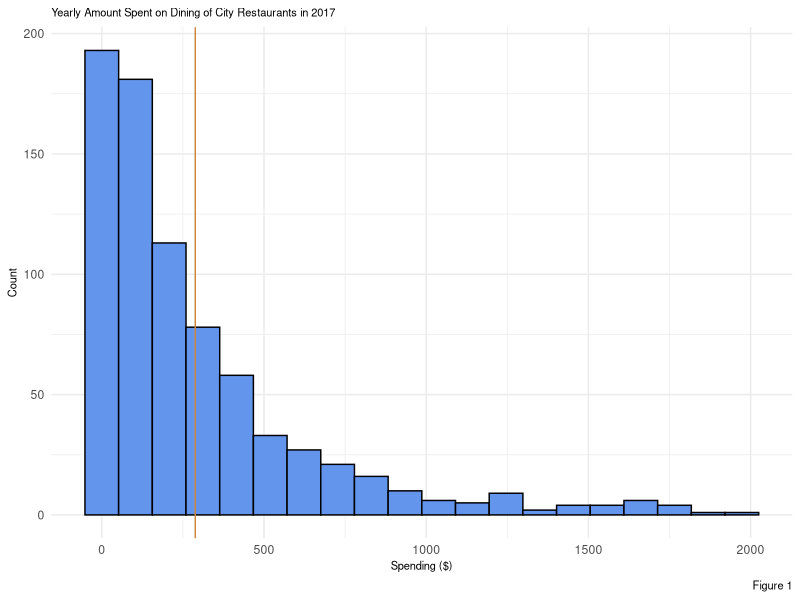
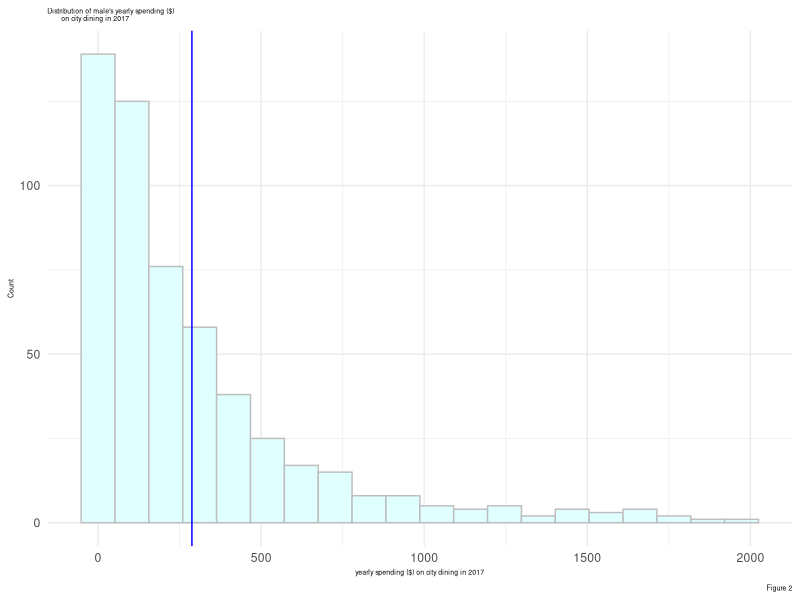
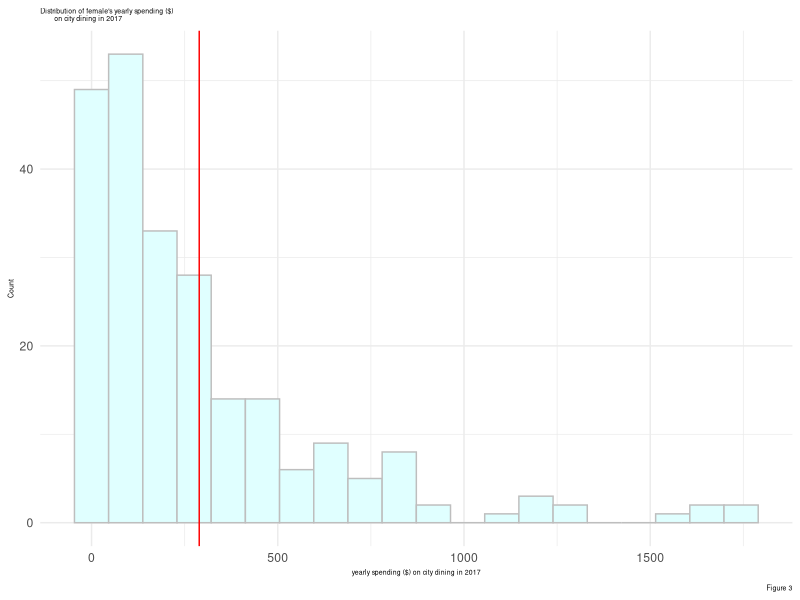
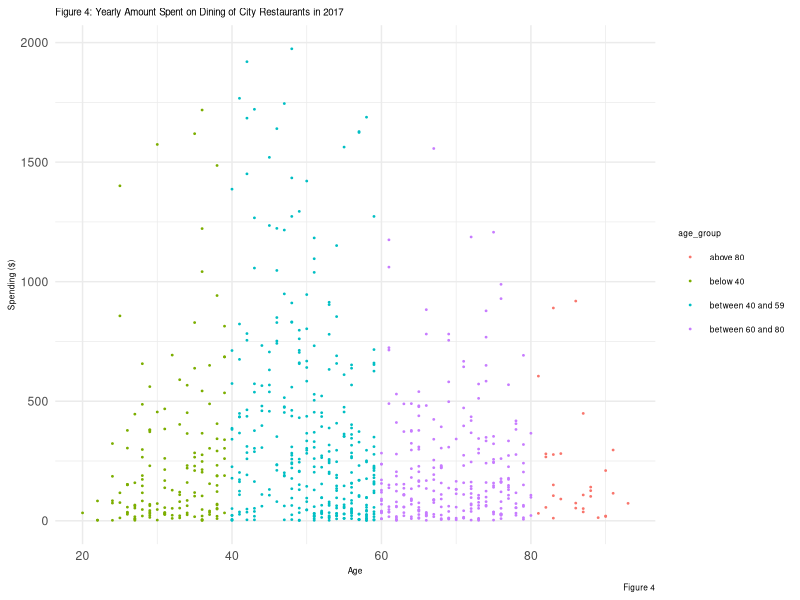

Reproduce these figures in R, in order.
## ---- chunk 1
# echo=FALSE will stop the code chunk from appearing in the knit document
# warning=FALSE and message=FALSE will stop R messages from appearing in the knit document
library(tidyverse)

# here is the data for this project
RCYC <- read_csv("STA130_project_data.csv")

# see the project information page for more information: 
# https://q.utoronto.ca/courses/206597/pages/project-overview-2?module_item_id=2274626
## ---- chunk 2
# data preparation
# filter NA values

# The reason why we only filter city_dining < 2000 & city_dining != 0
# RCYC %>% ggplot(aes(x=Age, y=city_dining)) + geom_point()

# for Q1
# filter data with city_dining and city_dining > 0
city <- RCYC %>% filter(!is.na(city_dining) & city_dining < 2000 & city_dining != 0) 

# for Q2
# filter the city dining data with sex data available
city_sex <- city %>% filter(!is.na(Sex))
# divide the data into two groups, one for male and the other for female
city_male <- city_sex %>% filter(Sex == "M")
city_female <- city_sex %>% filter(Sex == "F")

# for Q3
# The year when the age is measured should be 2017
city_age <- city %>% filter(year==2017 & !is.na(Age))
# creat new variable
city_age_group <- city_age %>% mutate(age_group = case_when(Age < 40 ~ "below 40",
                                          40 <= Age & Age < 60 ~ "between 40 and 59",
                                          60 <= Age & Age <= 80 ~ "between 60 and 80",
                                          80 < Age ~ "above 80"))
## ---- chunk 3
# Q1 Visulization
mean_spending <- as.numeric(city %>% summarise(mean(city_dining)))

city %>% ggplot(aes(x=city_dining)) + 
  geom_histogram(bins=20, fill="CornflowerBlue", color="black") + 
  geom_vline(xintercept = mean_spending, color="peru") +
  labs(title="Yearly Amount Spent on Dining of City Restaurants in 2017",
       x="Spending ($)",
       y="Count",
       caption="Figure 1") + 
  theme_minimal() +
  theme(axis.title = element_text(size=8),
        plot.title = element_text(size=8),
        plot.caption = element_text(size=8))

## ---- chunk 4
# Q1 What is a range of plausible values of the mean yearly amount spent on dining for the RCYC members at the RCYC’s restaurants in the city of Toronto (mainland) for 2017? 

set.seed(44)
n <- nrow(city) # sample size
repetitions <- 2000
simulations <- rep(NA, repetitions)

# begin simulations
for (i in 1:repetitions){
  sim <- city %>% sample_n(size = n, replace = TRUE)
  simulations[i] <- as.numeric(sim %>% summarise(mean_spending=mean(city_dining)))
}

# change to a tibble
simulations <- tibble(mean_city_dining = simulations)
## ---- chunk 5
interval <- quantile(simulations$mean_city_dining, probs=c(0.025, 0.975))
## ---- chunk 6
# Q2 Visulization

# Calculate the mean yearly amount spent of male and female
mean_male <- as.numeric(city_male %>% summarise(mean(city_dining)))
mean_female <- as.numeric(city_female %>% summarise(mean(city_dining)))

# Plot a histograms for the male
city_male %>% ggplot(aes(x=city_dining)) + 
  geom_histogram(bins=20, fill="lightcyan", color="grey") +
  geom_vline(xintercept = mean_male, color="blue")+
  labs(title="Distribution of male's yearly spending ($)\
       on city dining in 2017",
       x="yearly spending ($) on city dining in 2017", 
       y="Count",
       caption="Figure 2") +
  theme_minimal() + 
  theme(axis.title = element_text(size=5),
        plot.title = element_text(size=5),
        plot.caption = element_text(size=5))

# Plot a histograms for the female
city_female %>% ggplot(aes(x=city_dining)) + 
  geom_histogram(bins=20, fill="lightcyan", color="grey") +
  geom_vline(xintercept = mean_female, color="red") +
  labs(title="Distribution of female's yearly spending ($)\
       on city dining in 2017", 
       x="yearly spending ($) on city dining in 2017", 
       y="Count",
       caption="Figure 3") +
  theme_minimal() + 
  theme(axis.title = element_text(size=5),
        plot.title = element_text(size=5),
        plot.caption = element_text(size=5))

## ---- chunk 7
# Q2 Is the mean value of yearly amount spent on dining at the RCYC's restaurants similar between the Female member and the Male member in the city of Toronto (mainland) for 2017?

# calculate test_stat
test_stat <- city %>% group_by(Sex) %>% summarise(mean=mean(city_dining)) %>% summarise(diff=diff(mean)) %>% as.numeric()
# test_stat

# do simulations
set.seed(44)
repetitions <- 2000
simulated_values <- rep(NA, repetitions)

for (i in 1:repetitions) {
  sim <- city %>% mutate(city_dining=sample(city_dining))
  simulated_values[i] <- sim %>% group_by(Sex) %>% summarise(mean=mean(city_dining)) %>% summarise(diff=diff(mean)) %>% as.numeric()
}

# change to a tibble
simulation <- tibble(mean_diff=simulated_values)

#calculate p-value
p_value <- simulation %>% filter(abs(mean_diff) >= abs(test_stat)) %>% summarise(n() / repetitions) %>% as.numeric()
# p_value
## ---- chunk 8
# Q3 Visualization
city_age_group %>% ggplot(aes(x=Age, y=city_dining, color=age_group)) + 
  geom_point(size=0.3, units="pt") +
  labs(title="Figure 4: Yearly Amount Spent on Dining of City Restaurants in 2017", 
       x="Age", 
       y="Spending ($)",
       caption = "Figure 4") +
  theme_minimal() +
  theme(axis.title = element_text(size=6),
        plot.title = element_text(size=7),
        legend.title = element_text(size=6),
        legend.text = element_text(size=6),
        plot.caption = element_text(size=6))
## ---- chunk 9
# Q3 Can we predict the value of the mean yearly amount spent on dining at the RCYC restaurants in the city of Toronto (mainland) for 2017 based on which age groups they belong to?
# Get random training dataset and testing dataset

# Fit a model to data
model <- lm(city_dining ~ age_group, data=city_age_group)

#set.seed(44)
#n <- nrow(city_age_group)
#training_indices <- sample(1:n, size=round(0.8*n))

# Add a new ID column called rowid
#city_age_group <- city_age_group %>% rowid_to_column()

# Create training dataset
#train <- city_age_group %>% filter(rowid %in% training_indices)
#y_train <- train$city_dining

# Create testing dataset
#test <- city_age_group %>% filter(! (rowid %in% training_indices))
#y_test <- test$city_dining

# Make predictions for testing data using model
#yhat_test <- predict(model, newdata=test)

# Make predictions for training data using model
#yhat_train <- predict(model, newdata=train)

# Calculate RMSE for testing data
#test_RMSE <- sqrt(sum((y_test - yhat_test)^2) / nrow(test))

# Calculate RMSE for training data
#train_RMSE <- sqrt(sum((y_train - yhat_train)^2) / nrow(train))

# Calculate the ratio of RMSE
#ratio <- test_RMSE / train_RMSE

#q3_tibble <- tibble(test_RMSE=test_RMSE, train_RMSE=train_RMSE, ratio=ratio)
q3_coef <- summary(model)$coefficient

#

